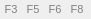
<?xml version="1.0" encoding="UTF-8"?>
<ui version="4.0">
 <author>David Sugar</author>
 <comment>** Copyright (C) 2017-2019 David Sugar &gt;tychosoft@gmail.com&lt;.
**
** This program is free software: you can redistribute it and/or modify
** it under the terms of the GNU General Public License as published
** by the Free Software Foundation, either version 3 of the License, or
** (at your option) any later version.
**
** This program is distributed in the hope that it will be useful,
** but WITHOUT ANY WARRANTY; without even the implied warranty of
** MERCHANTABILITY or FITNESS FOR A PARTICULAR PURPOSE.  See the
** GNU General Public License for more details.
**
** You should have received a copy of the GNU General Public License
** along with this program.  If not, see &lt;http://www.gnu.org/licenses/&gt;.</comment>
 <class>Statusbar</class>
 <widget class="QWidget" name="Statusbar">
  <property name="geometry">
   <rect>
    <x>0</x>
    <y>0</y>
    <width>91</width>
    <height>19</height>
   </rect>
  </property>
  <property name="sizePolicy">
   <sizepolicy hsizetype="Minimum" vsizetype="Minimum">
    <horstretch>0</horstretch>
    <verstretch>0</verstretch>
   </sizepolicy>
  </property>
  <property name="maximumSize">
   <size>
    <width>65535</width>
    <height>22</height>
   </size>
  </property>
  <property name="font">
   <font>
    <pointsize>13</pointsize>
   </font>
  </property>
  <property name="windowTitle">
   <string notr="true">Form</string>
  </property>
  <property name="styleSheet">
   <string notr="true"/>
  </property>
  <layout class="QHBoxLayout" name="horizontalLayout">
   <property name="spacing">
    <number>0</number>
   </property>
   <property name="leftMargin">
    <number>0</number>
   </property>
   <property name="topMargin">
    <number>0</number>
   </property>
   <property name="rightMargin">
    <number>0</number>
   </property>
   <property name="bottomMargin">
    <number>0</number>
   </property>
   <item>
    <widget class="QPushButton" name="f3Indicator">
     <property name="sizePolicy">
      <sizepolicy hsizetype="Fixed" vsizetype="Fixed">
       <horstretch>0</horstretch>
       <verstretch>0</verstretch>
      </sizepolicy>
     </property>
     <property name="minimumSize">
      <size>
       <width>22</width>
       <height>18</height>
      </size>
     </property>
     <property name="maximumSize">
      <size>
       <width>22</width>
       <height>18</height>
      </size>
     </property>
     <property name="font">
      <font>
       <pointsize>8</pointsize>
       <stylestrategy>PreferDefault</stylestrategy>
      </font>
     </property>
     <property name="toolTip">
      <string>Press F3 to search for text in content</string>
     </property>
     <property name="styleSheet">
      <string notr="true">color: gray;
border: none;
padding: 1px;</string>
     </property>
     <property name="text">
      <string>F3</string>
     </property>
     <property name="iconSize">
      <size>
       <width>0</width>
       <height>0</height>
      </size>
     </property>
     <property name="autoDefault">
      <bool>false</bool>
     </property>
     <property name="default">
      <bool>false</bool>
     </property>
     <property name="flat">
      <bool>true</bool>
     </property>
    </widget>
   </item>
   <item>
    <widget class="QPushButton" name="f5Indicator">
     <property name="sizePolicy">
      <sizepolicy hsizetype="Fixed" vsizetype="Fixed">
       <horstretch>0</horstretch>
       <verstretch>0</verstretch>
      </sizepolicy>
     </property>
     <property name="minimumSize">
      <size>
       <width>22</width>
       <height>18</height>
      </size>
     </property>
     <property name="maximumSize">
      <size>
       <width>22</width>
       <height>18</height>
      </size>
     </property>
     <property name="font">
      <font>
       <pointsize>8</pointsize>
      </font>
     </property>
     <property name="toolTip">
      <string>Press F5 to refresh index</string>
     </property>
     <property name="styleSheet">
      <string notr="true">color: gray;
border: none;
padding: 1px;</string>
     </property>
     <property name="text">
      <string>F5</string>
     </property>
     <property name="iconSize">
      <size>
       <width>0</width>
       <height>0</height>
      </size>
     </property>
     <property name="flat">
      <bool>true</bool>
     </property>
    </widget>
   </item>
   <item>
    <widget class="QPushButton" name="f6Indicator">
     <property name="sizePolicy">
      <sizepolicy hsizetype="Fixed" vsizetype="Fixed">
       <horstretch>0</horstretch>
       <verstretch>0</verstretch>
      </sizepolicy>
     </property>
     <property name="minimumSize">
      <size>
       <width>22</width>
       <height>18</height>
      </size>
     </property>
     <property name="maximumSize">
      <size>
       <width>22</width>
       <height>18</height>
      </size>
     </property>
     <property name="font">
      <font>
       <pointsize>8</pointsize>
      </font>
     </property>
     <property name="toolTip">
      <string>Press F6 for new search</string>
     </property>
     <property name="styleSheet">
      <string notr="true">color: gray;
border: none;
padding: 1px;</string>
     </property>
     <property name="text">
      <string>F6</string>
     </property>
     <property name="iconSize">
      <size>
       <width>0</width>
       <height>0</height>
      </size>
     </property>
     <property name="flat">
      <bool>true</bool>
     </property>
    </widget>
   </item>
   <item>
    <widget class="QPushButton" name="f8Indicator">
     <property name="sizePolicy">
      <sizepolicy hsizetype="Fixed" vsizetype="Fixed">
       <horstretch>0</horstretch>
       <verstretch>0</verstretch>
      </sizepolicy>
     </property>
     <property name="minimumSize">
      <size>
       <width>22</width>
       <height>18</height>
      </size>
     </property>
     <property name="maximumSize">
      <size>
       <width>22</width>
       <height>18</height>
      </size>
     </property>
     <property name="font">
      <font>
       <pointsize>8</pointsize>
      </font>
     </property>
     <property name="toolTip">
      <string>Press F8 to access settings</string>
     </property>
     <property name="styleSheet">
      <string notr="true">color: gray;
border: none;
padding: 1px;</string>
     </property>
     <property name="text">
      <string>F8</string>
     </property>
     <property name="iconSize">
      <size>
       <width>0</width>
       <height>0</height>
      </size>
     </property>
     <property name="flat">
      <bool>true</bool>
     </property>
    </widget>
   </item>
  </layout>
 </widget>
 <resources/>
 <connections/>
</ui>
